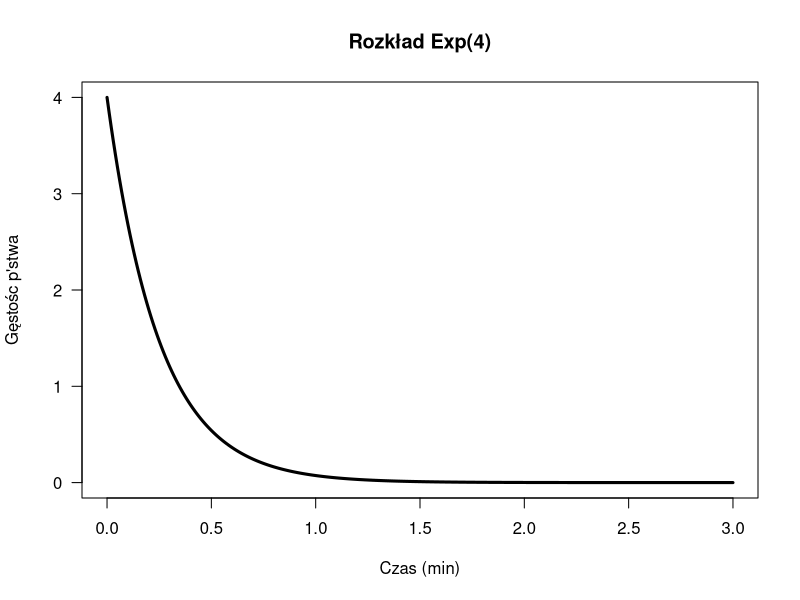

The R script that drew this image:
# Telefony przychodzą do pewnej centrali losowo z stałą intensywnością 4 na minutę. Niech T będzie
# czasem między dwoma telefonami. Wyznaczyć prawdopodobieństwo tego, iż czas między telefonami jest
rate <- 4 # tel / min

# i) większy niż 30s.
pexp(q = 30 / 60, rate, lower.tail = FALSE)
pexp(q = 30, rate / 60, lower.tail = FALSE)

# ii) mniejszy niż 20s.
pexp(q = 20 / 60, rate)

# iii) między 40 a 80s.
pexp(q = 80 / 60, rate) - pexp(q = 40/60, rate)

# iv) Wyznaczyć czas t taki, że p’stwo, iż czas między telefonami jest większy niż t wynosi 0,2.
qexp(p = 0.2, rate, lower.tail = FALSE) * 60

# v) Narysować wykres gęstości zmiennej T na przedziale 0 ≤ 𝑡 ≤ 3.
# [funkcja: plot, type=”l”, wynaczyć gęstość g(x) dla 𝑥 ∈ {0,0.01,0.02, … ,2.99,3}].
x <- seq(from = 0, to = 3, by = 0.01)
y <- dexp(x, rate)
plot(x, y,
     type = "l",
     lwd = 3,
     las = 1,
     main = "Rozkład Exp(4)",
     xlab = "Czas (min)",
     ylab = "Gęstośc p'stwa"
     )
